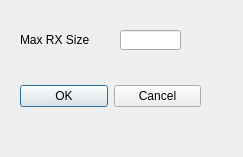
<?xml version="1.0" encoding="UTF-8"?>
<ui version="4.0">
 <class>SizeDialog</class>
 <widget class="QDialog" name="SizeDialog">
  <property name="geometry">
   <rect>
    <x>0</x>
    <y>0</y>
    <width>243</width>
    <height>157</height>
   </rect>
  </property>
  <property name="windowTitle">
   <string>Dialog</string>
  </property>
  <widget class="QWidget" name="layoutWidget">
   <property name="geometry">
    <rect>
     <x>20</x>
     <y>80</y>
     <width>181</width>
     <height>33</height>
    </rect>
   </property>
   <layout class="QHBoxLayout">
    <property name="spacing">
     <number>6</number>
    </property>
    <property name="leftMargin">
     <number>0</number>
    </property>
    <property name="topMargin">
     <number>0</number>
    </property>
    <property name="rightMargin">
     <number>0</number>
    </property>
    <property name="bottomMargin">
     <number>0</number>
    </property>
    <item>
     <widget class="QPushButton" name="okButton">
      <property name="text">
       <string>OK</string>
      </property>
     </widget>
    </item>
    <item>
     <widget class="QPushButton" name="cancelButton">
      <property name="text">
       <string>Cancel</string>
      </property>
     </widget>
    </item>
   </layout>
  </widget>
  <widget class="QLabel" name="label">
   <property name="geometry">
    <rect>
     <x>20</x>
     <y>30</y>
     <width>81</width>
     <height>20</height>
    </rect>
   </property>
   <property name="text">
    <string>Max RX Size</string>
   </property>
  </widget>
  <widget class="QLineEdit" name="maxSize">
   <property name="geometry">
    <rect>
     <x>120</x>
     <y>30</y>
     <width>61</width>
     <height>20</height>
    </rect>
   </property>
  </widget>
 </widget>
 <resources/>
 <connections>
  <connection>
   <sender>okButton</sender>
   <signal>clicked()</signal>
   <receiver>SizeDialog</receiver>
   <slot>accept()</slot>
   <hints>
    <hint type="sourcelabel">
     <x>278</x>
     <y>253</y>
    </hint>
    <hint type="destinationlabel">
     <x>96</x>
     <y>254</y>
    </hint>
   </hints>
  </connection>
  <connection>
   <sender>cancelButton</sender>
   <signal>clicked()</signal>
   <receiver>SizeDialog</receiver>
   <slot>reject()</slot>
   <hints>
    <hint type="sourcelabel">
     <x>369</x>
     <y>253</y>
    </hint>
    <hint type="destinationlabel">
     <x>179</x>
     <y>282</y>
    </hint>
   </hints>
  </connection>
 </connections>
</ui>
